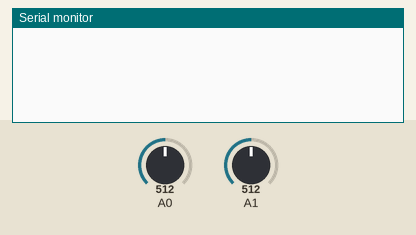
A sketch run on a simulated Arduino Uno, built with avr-gcc and run on an emulated ATmega328P. Parts: the last lines printed to the serial monitor. The inputs (shaded band) are chosen by the test bench; at power-on: A0 = 512, A1 = 512.

Above: at 1.2 s.
1.3 s: A0 set to 165
2.8 s: A0 set to 138
At 3.4 s:
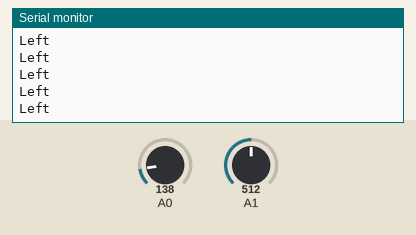
4.7 s: A1 set to 159
7.7 s: A1 set to 143
At 8.5 s:
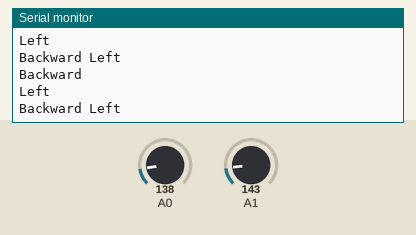

Measured:
- the behaviour switches between 150 and 149 on A0 (found by bisection; images 0 and 1)
- the behaviour switches between 150 and 149 on A1 (found by bisection; images 1 and 2)
- after the input at 2.8 s, the serial monitor: prints a new line at once (image 1)
- after the input at 7.7 s, the serial monitor: prints a new line after 0.07 s (image 2)

The sketch:

sketch_mar06a.ino
```cpp
void setup(){
  pinMode(A0,INPUT);
  pinMode(A1,INPUT);
  Serial.begin(9600);

}
void loop(){
  int x = analogRead(A0);
  int y = analogRead(A1);
  if(y < 150){
    Serial.println("Backward");
  }
  if(y > 900){
    Serial.println("Forward");
  }
  if(x < 150){
    Serial.println("Left");
  }
  if(x > 900){
    Serial.println("Right");
  }
  if(y > 900 && x <150){
    Serial.println("Forward Left");
  }
  if(y > 900 && x > 900){
    Serial.println("Forward Right");
  }
  if(y < 150 && x < 150){
    Serial.println("Backward Left");
  }
  if(y > 900 && x > 900){
    Serial.println("Backward Right");
  }


}
```
